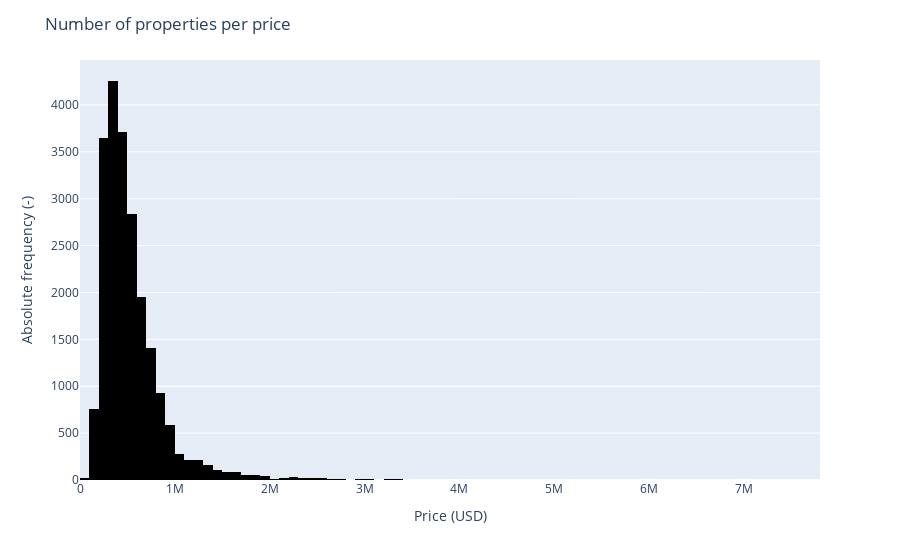

Notebook source saved alongside this figure:
### Markdown cell above
### 2.2.2. Continuous features analysis

### Code cell
def price_distribution(data_analysis):
    fig = px.histogram(data_analysis, x= 'price', nbins = 80, color_discrete_sequence=['black'])
    fig.update_layout(title="Number of properties per price")
    fig.update_xaxes(title="Price (USD)")
    fig.update_yaxes(title="Absolute frequency (-)")
    
    fig.show()
    
    return None

def pairplot_analysis(data_analysis):
    ax = sns.pairplot(data_analysis[['price', 'sqft_living','sqft_above','sqft_basement','sqft_lot']])
    ax.map_upper(sns.scatterplot, color = 'black')
    ax.map_lower(sns.scatterplot, color = 'black')
    ax.map_diag(plt.hist, color = 'black')
    
    return None

if __name__ == '__main__':
    price_distribution(data_analysis)
    
    pairplot_analysis(data_analysis)

### Figure 1 — Plotly figure (JSON) as saved in the notebook; plotly's stock layout.template omitted (floating-point values rounded to 4 significant figures; data arrays with more than 128 entries replaced by an {"elided": "..."} marker saying what was removed)
{"data": [{"alignmentgroup": "True", "bingroup": "x", "hovertemplate": "price=%{x}<br>count=%{y}<extra></extra>", "legendgroup": "", "marker": {"color": "black", "pattern": {"shape": ""}}, "name": "", "nbinsx": 80, "offsetgroup": "", "orientation": "v", "showlegend": false, "type": "histogram", "x": {"elided": "21603 int values"}, "xaxis": "x", "yaxis": "y"}], "layout": {"barmode": "relative", "legend": {"tracegroupgap": 0}, "margin": {"t": 60}, "title": {"text": "Number of properties per price"}, "xaxis": {"anchor": "y", "domain": [0, 1], "title": {"text": "Price (USD)"}}, "yaxis": {"anchor": "x", "domain": [0, 1], "title": {"text": "Absolute frequency (-)"}}}}
